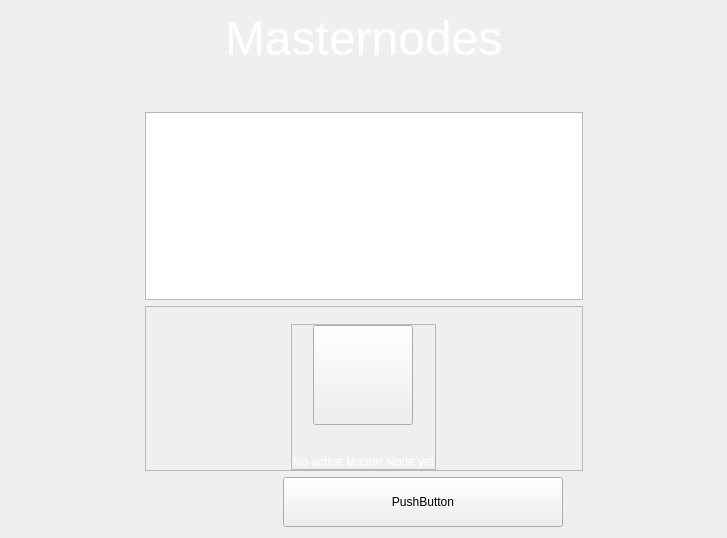
<?xml version="1.0" encoding="UTF-8"?>
<ui version="4.0">
 <class>MasterNodesWidget</class>
 <widget class="QWidget" name="MasterNodesWidget">
  <property name="geometry">
   <rect>
    <x>0</x>
    <y>0</y>
    <width>727</width>
    <height>538</height>
   </rect>
  </property>
  <property name="windowTitle">
   <string>Form</string>
  </property>
  <layout class="QVBoxLayout" name="verticalLayout_4">
   <item>
    <layout class="QHBoxLayout" name="horizontalLayout_2">
     <item>
      <spacer name="horizontalSpacer_7">
       <property name="orientation">
        <enum>Qt::Horizontal</enum>
       </property>
       <property name="sizeHint" stdset="0">
        <size>
         <width>40</width>
         <height>20</height>
        </size>
       </property>
      </spacer>
     </item>
     <item>
      <widget class="QWidget" name="left" native="true">
       <layout class="QVBoxLayout" name="verticalLayout_3">
        <property name="leftMargin">
         <number>0</number>
        </property>
        <property name="topMargin">
         <number>0</number>
        </property>
        <property name="rightMargin">
         <number>0</number>
        </property>
        <property name="bottomMargin">
         <number>0</number>
        </property>
        <item>
         <layout class="QVBoxLayout" name="verticalLayout_2">
          <property name="spacing">
           <number>6</number>
          </property>
          <item>
           <layout class="QHBoxLayout" name="horizontalLayout_3">
            <property name="spacing">
             <number>0</number>
            </property>
            <property name="leftMargin">
             <number>0</number>
            </property>
            <item>
             <spacer name="horizontalSpacer_4">
              <property name="orientation">
               <enum>Qt::Horizontal</enum>
              </property>
              <property name="sizeHint" stdset="0">
               <size>
                <width>40</width>
                <height>20</height>
               </size>
              </property>
             </spacer>
            </item>
            <item>
             <layout class="QHBoxLayout" name="horizontalLayout">
              <item>
               <spacer name="horizontalSpacer_3">
                <property name="orientation">
                 <enum>Qt::Horizontal</enum>
                </property>
                <property name="sizeHint" stdset="0">
                 <size>
                  <width>40</width>
                  <height>20</height>
                 </size>
                </property>
               </spacer>
              </item>
              <item>
               <widget class="QLabel" name="labelTitle">
                <property name="styleSheet">
                 <string notr="true">font-size:48px;
color:white;
</string>
                </property>
                <property name="text">
                 <string>Masternodes</string>
                </property>
               </widget>
              </item>
              <item>
               <spacer name="horizontalSpacer_2">
                <property name="orientation">
                 <enum>Qt::Horizontal</enum>
                </property>
                <property name="sizeHint" stdset="0">
                 <size>
                  <width>40</width>
                  <height>20</height>
                 </size>
                </property>
               </spacer>
              </item>
             </layout>
            </item>
            <item>
             <spacer name="horizontalSpacer">
              <property name="orientation">
               <enum>Qt::Horizontal</enum>
              </property>
              <property name="sizeHint" stdset="0">
               <size>
                <width>40</width>
                <height>20</height>
               </size>
              </property>
             </spacer>
            </item>
           </layout>
          </item>
          <item>
           <spacer name="verticalSpacer_2">
            <property name="orientation">
             <enum>Qt::Vertical</enum>
            </property>
            <property name="sizeType">
             <enum>QSizePolicy::Fixed</enum>
            </property>
            <property name="sizeHint" stdset="0">
             <size>
              <width>20</width>
              <height>40</height>
             </size>
            </property>
           </spacer>
          </item>
          <item>
           <layout class="QVBoxLayout" name="verticalLayout_6"/>
          </item>
          <item>
           <widget class="QListView" name="listMn">
            <property name="mouseTracking">
             <bool>true</bool>
            </property>
           </widget>
          </item>
          <item>
           <widget class="QFrame" name="emptyContainer">
            <property name="minimumSize">
             <size>
              <width>0</width>
              <height>100</height>
             </size>
            </property>
            <property name="frameShape">
             <enum>QFrame::StyledPanel</enum>
            </property>
            <property name="frameShadow">
             <enum>QFrame::Raised</enum>
            </property>
            <layout class="QVBoxLayout" name="verticalLayout_7" stretch="1,8">
             <property name="spacing">
              <number>0</number>
             </property>
             <property name="leftMargin">
              <number>0</number>
             </property>
             <property name="topMargin">
              <number>0</number>
             </property>
             <property name="rightMargin">
              <number>0</number>
             </property>
             <property name="bottomMargin">
              <number>0</number>
             </property>
             <item>
              <spacer name="verticalSpacer">
               <property name="orientation">
                <enum>Qt::Vertical</enum>
               </property>
               <property name="sizeHint" stdset="0">
                <size>
                 <width>20</width>
                 <height>20</height>
                </size>
               </property>
              </spacer>
             </item>
             <item alignment="Qt::AlignHCenter|Qt::AlignVCenter">
              <widget class="QFrame" name="emptyScreen">
               <property name="sizePolicy">
                <sizepolicy hsizetype="Expanding" vsizetype="Expanding">
                 <horstretch>0</horstretch>
                 <verstretch>0</verstretch>
                </sizepolicy>
               </property>
               <property name="frameShape">
                <enum>QFrame::StyledPanel</enum>
               </property>
               <property name="frameShadow">
                <enum>QFrame::Raised</enum>
               </property>
               <layout class="QVBoxLayout" name="verticalLayout">
                <property name="spacing">
                 <number>30</number>
                </property>
                <property name="leftMargin">
                 <number>0</number>
                </property>
                <property name="topMargin">
                 <number>0</number>
                </property>
                <property name="rightMargin">
                 <number>0</number>
                </property>
                <property name="bottomMargin">
                 <number>0</number>
                </property>
                <item alignment="Qt::AlignHCenter|Qt::AlignVCenter">
                 <widget class="QPushButton" name="pushImgEmpty">
                  <property name="minimumSize">
                   <size>
                    <width>100</width>
                    <height>100</height>
                   </size>
                  </property>
                  <property name="maximumSize">
                   <size>
                    <width>100</width>
                    <height>100</height>
                   </size>
                  </property>
                  <property name="text">
                   <string/>
                  </property>
                  <property name="iconSize">
                   <size>
                    <width>100</width>
                    <height>100</height>
                   </size>
                  </property>
                 </widget>
                </item>
                <item alignment="Qt::AlignHCenter|Qt::AlignVCenter">
                 <widget class="QLabel" name="labelEmpty">
                  <property name="styleSheet">
                   <string notr="true">color:white;</string>
                  </property>
                  <property name="text">
                   <string>No active Master Node yet</string>
                  </property>
                  <property name="alignment">
                   <set>Qt::AlignCenter</set>
                  </property>
                 </widget>
                </item>
               </layout>
              </widget>
             </item>
            </layout>
           </widget>
          </item>
          <item>
           <layout class="QHBoxLayout" name="horizontalLayout_7">
            <property name="rightMargin">
             <number>20</number>
            </property>
            <item>
             <spacer name="horizontalSpacer_5">
              <property name="orientation">
               <enum>Qt::Horizontal</enum>
              </property>
              <property name="sizeType">
               <enum>QSizePolicy::Expanding</enum>
              </property>
              <property name="sizeHint" stdset="0">
               <size>
                <width>40</width>
                <height>20</height>
               </size>
              </property>
             </spacer>
            </item>
            <item>
             <widget class="QPushButton" name="pushButtonSave">
              <property name="minimumSize">
               <size>
                <width>280</width>
                <height>50</height>
               </size>
              </property>
              <property name="maximumSize">
               <size>
                <width>280</width>
                <height>50</height>
               </size>
              </property>
              <property name="text">
               <string>PushButton</string>
              </property>
             </widget>
            </item>
           </layout>
          </item>
         </layout>
        </item>
       </layout>
      </widget>
     </item>
     <item>
      <spacer name="horizontalSpacer_6">
       <property name="orientation">
        <enum>Qt::Horizontal</enum>
       </property>
       <property name="sizeHint" stdset="0">
        <size>
         <width>40</width>
         <height>20</height>
        </size>
       </property>
      </spacer>
     </item>
    </layout>
   </item>
  </layout>
 </widget>
 <resources/>
 <connections/>
</ui>
